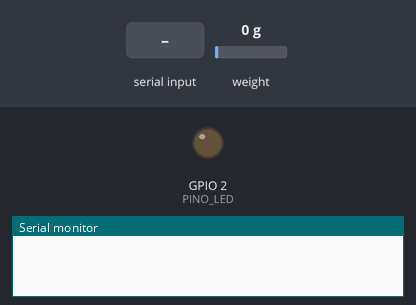
A sketch run on a simulated ESP32. Parts: output pins drawn as LEDs (lit = HIGH), the last lines printed to the serial monitor. Inputs (shaded band) come from the test bench; at power-on: weight on the scale 0 g. WiFi joins after 1.5 s; servers stay silent unless stated; uploads are accepted with an empty reply; the local clock reads 2024-03-15 10:24:30 at power-on unless the sketch sets it; EEPROM starts erased.

Above: at 0.0 s.
At 5.0 s:
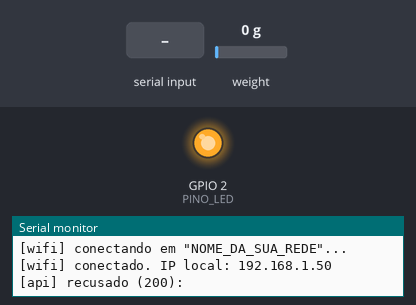
5.1 s: "t90\n" received over Serial
8.1 s: "c,45\n" received over Serial
9.6 s: "p90\n" received over Serial
Timing chart, 0 to 12.6 s (numbered marks = the images above; inputs shaded):
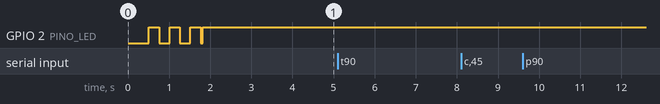

The sketch:

esp32_gasometro.ino
```cpp
// =====================================================================
// Gasometro - firmware do ESP32 (Fase 3 do guia)
//
// Le o peso do botijao pela celula de carga (HX711) e envia pela rede
// Wi-Fi para a API:
//
//   POST {API_URL}/api/leituras
//   Content-Type: application/json
//   X-Device-Token: <token do medidor>
//   { "identificador_esp32": "ESP32-01", "peso_total_kg": 24.50 }
//
// A API valida a faixa, grava em tb_leituras e responde com o nivel
// calculado (percentual_restante, gas_restante_kg, status_nivel), que
// o app (PWA e Android) mostra. Mesmo contrato do scripts/simulador_esp32.js.
//
// Bibliotecas (Gerenciador de Bibliotecas da Arduino IDE):
//   - "HX711" de Bogdan Necula (bogde)
//   - "ArduinoJson" de Benoit Blanchon (v7)
// Placa: "ESP32 Dev Module" (pacote esp32 da Espressif).
// =====================================================================

#include <WiFi.h>
#include <HTTPClient.h>
#include <WiFiClientSecure.h>
#include <WebServer.h>
#include <Preferences.h>
#include <ArduinoJson.h>
#include <HX711.h>
#include <time.h>

#include "config.h"

// ---------------------------------------------------------------------
// Estado
// ---------------------------------------------------------------------
HX711 balanca;
Preferences memoria;          // guarda calibracao mesmo sem energia
WebServer servidorLocal(80);  // GET /status na rede local

float fatorCalibracao = FATOR_CALIBRACAO_PADRAO;
long  offsetZero      = 0;

unsigned long ultimoEnvioMs = 0;
float  ultimoPesoKg         = NAN;
float  ultimoPercentualApi  = NAN;   // valor oficial devolvido pela API
String ultimoStatusNivel    = "--";
int    ultimoHttp           = 0;

// Fila de leituras que nao conseguiram sair (Wi-Fi/API fora do ar).
struct LeituraPendente {
  float  pesoKg;
  time_t quando;
};
const int TAM_FILA = 24;     // 24 x 5 min = 2 h de folga
LeituraPendente fila[TAM_FILA];
int filaInicio = 0, filaQtd = 0;

// ---------------------------------------------------------------------
// LED: aceso = conectado; piscando = tentando conectar
// ---------------------------------------------------------------------
void led(bool ligado) { digitalWrite(PINO_LED, ligado ? HIGH : LOW); }

// ---------------------------------------------------------------------
// Celula de carga
// ---------------------------------------------------------------------
void ordenar(float *v, int n) {
  for (int i = 1; i < n; i++) {
    float x = v[i]; int j = i - 1;
    while (j >= 0 && v[j] > x) { v[j + 1] = v[j]; j--; }
    v[j + 1] = x;
  }
}

// Mediana de varias leituras: ignora picos (alguem encostou no botijao).
// Retorna NAN se o HX711 nao responder.
float medirPesoKg() {
  float amostras[AMOSTRAS_POR_MEDIDA];
  int ok = 0;
  for (int i = 0; i < AMOSTRAS_POR_MEDIDA; i++) {
    if (balanca.wait_ready_timeout(500)) {
      long bruto = balanca.read();
      amostras[ok++] = (bruto - offsetZero) / fatorCalibracao;
    }
    delay(20);
  }
  if (ok < AMOSTRAS_POR_MEDIDA / 2) return NAN;
  ordenar(amostras, ok);
  float kg = amostras[ok / 2];
  if (kg < 0 && kg > -0.3f) kg = 0;   // ruido perto do zero
  return kg;
}

void carregarCalibracao() {
  memoria.begin("gasometro", true);
  fatorCalibracao = memoria.getFloat("fator", FATOR_CALIBRACAO_PADRAO);
  offsetZero      = memoria.getLong("offset", 0);
  memoria.end();
}

void salvarCalibracao() {
  memoria.begin("gasometro", false);
  memoria.putFloat("fator", fatorCalibracao);
  memoria.putLong("offset", offsetZero);
  memoria.end();
}

// ---------------------------------------------------------------------
// Wi-Fi e horario
// ---------------------------------------------------------------------
bool conectarWiFi(unsigned long limiteMs) {
  if (WiFi.status() == WL_CONNECTED) return true;
  Serial.printf("[wifi] conectando em \"%s\"...\n", WIFI_SSID);
  WiFi.mode(WIFI_STA);
  WiFi.begin(WIFI_SSID, WIFI_SENHA);
  unsigned long inicio = millis();
  while (WiFi.status() != WL_CONNECTED && millis() - inicio < limiteMs) {
    led(((millis() / 250) % 2) == 0);
    delay(50);
  }
  bool ok = WiFi.status() == WL_CONNECTED;
  led(ok);
  if (ok) Serial.printf("[wifi] conectado. IP local: %s\n", WiFi.localIP().toString().c_str());
  else    Serial.println("[wifi] sem conexao; a leitura vai para a fila.");
  return ok;
}

bool horarioValido() { return time(nullptr) > 1700000000; } // depois de 2023

// "AAAA-MM-DD HH:MM:SS" no fuso de Brasilia (formato aceito pela API)
String formatarDataHora(time_t t) {
  struct tm tmLocal;
  localtime_r(&t, &tmLocal);
  char buf[20];
  strftime(buf, sizeof(buf), "%Y-%m-%d %H:%M:%S", &tmLocal);
  return String(buf);
}

// ---------------------------------------------------------------------
// Envio para a API
// ---------------------------------------------------------------------
// Retorna o codigo HTTP (ou < 0 em falha de rede).
int enviarLeitura(float pesoKg, time_t quando) {
  String url = String(API_URL) + "/api/leituras";

  JsonDocument corpo;
  corpo["identificador_esp32"] = ID_MEDIDOR;
  corpo["peso_total_kg"] = roundf(pesoKg * 100) / 100.0;   // 2 casas, igual ao DECIMAL(6,2)
  if (quando > 0) corpo["data_hora"] = formatarDataHora(quando);
  String json;
  serializeJson(corpo, json);

  HTTPClient http;
  WiFiClientSecure clienteSeguro;
  if (url.startsWith("https")) {
    clienteSeguro.setInsecure();          // sem validar certificado (projeto academico)
    http.begin(clienteSeguro, url);
  } else {
    http.begin(url);
  }
  http.setTimeout(8000);
  http.addHeader("Content-Type", "application/json");
  if (strlen(TOKEN_DISPOSITIVO) > 0) http.addHeader("X-Device-Token", TOKEN_DISPOSITIVO);

  int codigo = http.POST(json);
  String resposta = codigo > 0 ? http.getString() : "";
  http.end();
  ultimoHttp = codigo;

  if (codigo == 201) {
    JsonDocument r;
    if (!deserializeJson(r, resposta) && !r["nivel"].isNull()) {
      ultimoPercentualApi = r["nivel"]["percentual_restante"] | NAN;
      ultimoStatusNivel   = String((const char *)(r["nivel"]["status_nivel"] | "--"));
      Serial.printf("[api] %.2f kg -> nivel %.0f%% (%s), gas %.2f kg\n",
                    pesoKg, ultimoPercentualApi, ultimoStatusNivel.c_str(),
                    (float)(r["nivel"]["gas_restante_kg"] | 0.0));
    } else {
      Serial.printf("[api] %.2f kg gravado.\n", pesoKg);
    }
  } else if (codigo > 0) {
    JsonDocument r;
    deserializeJson(r, resposta);
    Serial.printf("[api] recusado (%d): %s\n", codigo, (const char *)(r["erro"] | resposta.c_str()));
  } else {
    Serial.printf("[api] falha de rede: %s\n", HTTPClient::errorToString(codigo).c_str());
  }
  return codigo;
}

// Erros que nao adianta repetir (dado ou cadastro errado): nao vao para a fila.
bool erroDefinitivo(int codigo) {
  return codigo == 400 || codigo == 401 || codigo == 404 || codigo == 409 || codigo == 422;
}

void enfileirar(float pesoKg, time_t quando) {
  if (!horarioValido()) return;   // sem hora certa, a leitura antiga nao tem valor
  int pos = (filaInicio + filaQtd) % TAM_FILA;
  if (filaQtd == TAM_FILA) filaInicio = (filaInicio + 1) % TAM_FILA;  // descarta a mais velha
  else filaQtd++;
  fila[pos] = { pesoKg, quando };
  Serial.printf("[fila] %d leitura(s) aguardando envio.\n", filaQtd);
}

void esvaziarFila() {
  while (filaQtd > 0 && WiFi.status() == WL_CONNECTED) {
    LeituraPendente &p = fila[filaInicio];
    int c = enviarLeitura(p.pesoKg, p.quando);
    if (c > 0 && (c == 201 || erroDefinitivo(c))) {
      filaInicio = (filaInicio + 1) % TAM_FILA;
      filaQtd--;
    } else {
      break;  // API caiu de novo: tenta no proximo ciclo
    }
  }
}

// Um ciclo completo: mede, envia (ou guarda) e tenta mandar o atrasado.
void cicloDeMedicao() {
  float kg = medirPesoKg();
  if (isnan(kg)) {
    Serial.println("[hx711] sem resposta: confira os fios DOUT/SCK e a alimentacao.");
    return;
  }
  ultimoPesoKg = kg;
  time_t agora = horarioValido() ? time(nullptr) : 0;

  if (!conectarWiFi(15000)) { enfileirar(kg, agora); return; }

  esvaziarFila();                       // primeiro o atrasado, em ordem
  int c = enviarLeitura(kg, agora);
  if (c <= 0 || c >= 500) enfileirar(kg, agora);
}

// ---------------------------------------------------------------------
// Servidor local: qualquer aparelho na mesma rede pode consultar
//   http://<ip-do-esp32>/status
// ---------------------------------------------------------------------
void rotaStatus() {
  JsonDocument d;
  d["identificador_esp32"] = ID_MEDIDOR;
  if (!isnan(ultimoPesoKg)) {
    d["peso_total_kg"] = roundf(ultimoPesoKg * 100) / 100.0;
    float gas = ultimoPesoKg - TARA_BOTIJAO_KG;
    if (gas < 0) gas = 0;
    float pctLocal = gas / CAPACIDADE_GAS_KG * 100.0f;
    if (pctLocal > 100) pctLocal = 100;
    d["percentual_estimado_local"] = roundf(pctLocal);
  }
  if (!isnan(ultimoPercentualApi)) d["percentual_restante_api"] = ultimoPercentualApi;
  d["status_nivel"] = ultimoStatusNivel;
  d["ultimo_http"] = ultimoHttp;
  d["leituras_na_fila"] = filaQtd;
  d["wifi_rssi_dbm"] = WiFi.RSSI();
  String s;
  serializeJson(d, s);
  servidorLocal.send(200, "application/json", s);
}

// ---------------------------------------------------------------------
// Comandos pelo Monitor Serial (115200 baud)
//   t        -> zera a balanca (sem nada em cima)
//   c 13.0   -> calibra com um peso conhecido em kg em cima
//   p        -> mostra o peso atual
//   e        -> envia uma leitura agora
//   i        -> informacoes
// ---------------------------------------------------------------------
void tratarSerial() {
  if (!Serial.available()) return;
  String linha = Serial.readStringUntil('\n');
  linha.trim();
  if (linha.length() == 0) return;
  char cmd = linha.charAt(0);

  if (cmd == 't') {
    Serial.println("[cal] zerando... deixe a plataforma vazia.");
    offsetZero = balanca.read_average(20);
    salvarCalibracao();
    Serial.printf("[cal] zero salvo (offset %ld).\n", offsetZero);
  } else if (cmd == 'c') {
    float ref = linha.substring(1).toFloat();
    if (ref <= 0) { Serial.println("[cal] uso: c 13.0  (peso conhecido em kg)"); return; }
    long bruto = balanca.read_average(20);
    fatorCalibracao = (bruto - offsetZero) / ref;
    salvarCalibracao();
    Serial.printf("[cal] fator salvo: %.2f. Peso lido agora: %.2f kg\n",
                  fatorCalibracao, medirPesoKg());
  } else if (cmd == 'p') {
    Serial.printf("[hx711] peso: %.2f kg\n", medirPesoKg());
  } else if (cmd == 'e') {
    cicloDeMedicao();
    ultimoEnvioMs = millis();
  } else if (cmd == 'i') {
    Serial.printf("medidor %s | API %s | intervalo %d s\n", ID_MEDIDOR, API_URL, INTERVALO_ENVIO_SEG);
    Serial.printf("fator %.2f | offset %ld | fila %d | wifi %s\n", fatorCalibracao, offsetZero,
                  filaQtd, WiFi.status() == WL_CONNECTED ? WiFi.localIP().toString().c_str() : "off");
  }
}

// ---------------------------------------------------------------------
void setup() {
  Serial.begin(115200);
  pinMode(PINO_LED, OUTPUT);
  delay(300);
  Serial.println("\n=== Gasometro ESP32 ===");

  balanca.begin(PINO_HX711_DOUT, PINO_HX711_SCK);
  carregarCalibracao();
  Serial.printf("[cal] fator %.2f | offset %ld (comandos: t, c <kg>, p, e, i)\n",
                fatorCalibracao, offsetZero);

  conectarWiFi(20000);
  configTime(FUSO_SEGUNDOS, 0, NTP_SERVIDOR);   // sincroniza sozinho quando houver rede
  servidorLocal.on("/status", rotaStatus);
  servidorLocal.begin();

  cicloDeMedicao();          // primeira leitura logo ao ligar
  ultimoEnvioMs = millis();
}

void loop() {
  tratarSerial();
  servidorLocal.handleClient();

  if (millis() - ultimoEnvioMs >= (unsigned long)INTERVALO_ENVIO_SEG * 1000UL) {
    ultimoEnvioMs = millis();
    cicloDeMedicao();
  }

  // Wi-Fi caiu entre ciclos: reconecta sem travar o loop
  static unsigned long ultimaTentativa = 0;
  if (WiFi.status() != WL_CONNECTED && millis() - ultimaTentativa > 30000) {
    ultimaTentativa = millis();
    WiFi.reconnect();
  }
  led(WiFi.status() == WL_CONNECTED);
  delay(10);
}
```

config.h
```cpp
// =====================================================================
// config.h - tudo o que muda de uma instalacao para outra fica aqui.
// Copie os valores da tela Ajustes do app (identificador e token).
// =====================================================================
#pragma once

// ---------- Wi-Fi ----------
#define WIFI_SSID        "NOME_DA_SUA_REDE"
#define WIFI_SENHA       "SENHA_DA_SUA_REDE"

// ---------- API do Gasometro ----------
// IP do computador onde roda `npm start` (mesma rede do ESP32) ou a URL publica.
// Ex.: "http://192.168.0.10:3000"  ou  "https://meu-servidor.com"
#define API_URL          "http://192.168.0.10:3000"

// Igual ao campo identificador_esp32 do medidor cadastrado (tb_medidores).
#define ID_MEDIDOR       "ESP32-01"

// Token gerado em Ajustes > Dispositivos (POST /api/dispositivos/:id/token).
// Deixe "" se o medidor ainda nao tiver token configurado.
#define TOKEN_DISPOSITIVO ""

// ---------- Envio ----------
// Mesmo valor padrao de tb_medidores.intervalo_envio_seg (300 s = 5 min).
// O banco marca OFFLINE apos 2 h sem leitura, entao nao passe de ~1 h.
#define INTERVALO_ENVIO_SEG   300

// ---------- HX711 (celula de carga) ----------
#define PINO_HX711_DOUT  16
#define PINO_HX711_SCK   4

// Fator de calibracao inicial. O valor real e gravado na memoria
// pelo comando "c" no Monitor Serial (veja o README do firmware).
#define FATOR_CALIBRACAO_PADRAO  -21500.0f

// Quantas leituras do HX711 compoem uma medida (usa a mediana).
#define AMOSTRAS_POR_MEDIDA  15

// ---------- Botijao (so para o log local; a API faz a conta oficial) ----------
#define CAPACIDADE_GAS_KG    13.0f   // P13
#define TARA_BOTIJAO_KG      13.0f   // peso do botijao vazio (veja o casco)

// ---------- Horario (NTP) ----------
// Com horario sincronizado, leituras feitas sem Wi-Fi ficam guardadas
// e sao enviadas depois com a hora certa (campo data_hora).
#define NTP_SERVIDOR     "pool.ntp.org"
#define FUSO_SEGUNDOS    (-3 * 3600)  // Brasilia, igual ao time_zone do banco

// ---------- LED de status ----------
#define PINO_LED         2   // LED azul da maioria das placas DevKit
```
